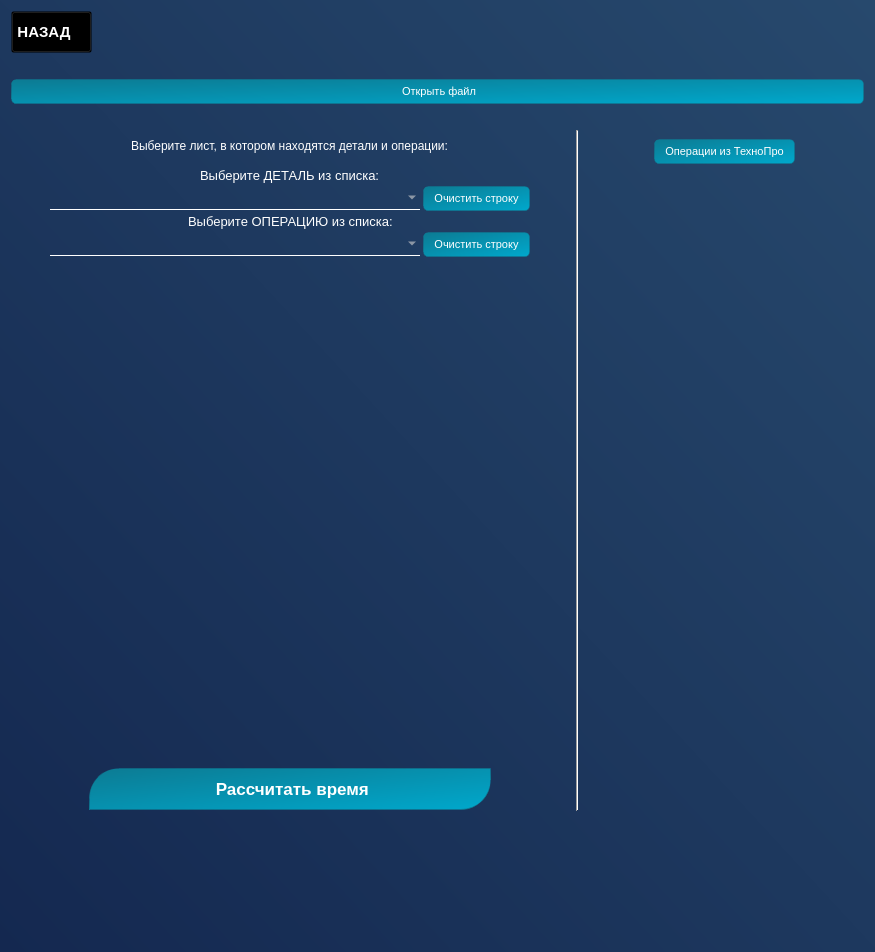
<?xml version="1.0" encoding="UTF-8"?>
<ui version="4.0">
 <class>PageNormirovanie</class>
 <widget class="QWidget" name="PageNormirovanie">
  <property name="geometry">
   <rect>
    <x>0</x>
    <y>0</y>
    <width>875</width>
    <height>952</height>
   </rect>
  </property>
  <property name="windowTitle">
   <string>Нормирование</string>
  </property>
  <property name="styleSheet">
   <string notr="true">color: white;
background-color: qlineargradient(spread:pad, x1:0, y1:1, x2:1, y2:0, stop:0 rgba(20, 40, 80, 255), stop:1 rgba(39, 73, 109, 255));
</string>
  </property>
  <layout class="QVBoxLayout" name="verticalLayout">
   <item>
    <layout class="QHBoxLayout" name="horizontalLayout_5">
     <property name="bottomMargin">
      <number>0</number>
     </property>
     <item alignment="Qt::AlignmentFlag::AlignLeft">
      <widget class="QPushButton" name="btn_home">
       <property name="font">
        <font>
         <pointsize>11</pointsize>
         <bold>true</bold>
        </font>
       </property>
       <property name="styleSheet">
        <string notr="true">QPushButton {
	border-bottom: 1px solid white;
	height: 30px;
	background-color: rgba(0,0,0,0);
	padding: 5 20 5 5

}
QPushButton:hover {
	border-radius: 10px;
	border: none;
	border-left: 1px solid rgb(58, 170, 255);
	background-color: qlineargradient(spread:pad, x1:1, y1:0.506, x2:0.517045, y2:0.528, stop:0.0340909 rgba(15, 109, 159, 0), stop:1 rgba(15, 109, 159, 64))
}
QPushButton:pressed {
	background-color: rgb(0, 53, 93)
}</string>
       </property>
       <property name="text">
        <string>НАЗАД</string>
       </property>
       <property name="icon">
        <iconset resource="res/res.qrc">
         <normaloff>:/icons/back2.png</normaloff>:/icons/back2.png</iconset>
       </property>
       <property name="iconSize">
        <size>
         <width>20</width>
         <height>20</height>
        </size>
       </property>
      </widget>
     </item>
    </layout>
   </item>
   <item alignment="Qt::AlignmentFlag::AlignHCenter">
    <widget class="QLabel" name="label">
     <property name="styleSheet">
      <string notr="true">background: none;</string>
     </property>
     <property name="text">
      <string/>
     </property>
    </widget>
   </item>
   <item>
    <widget class="QPushButton" name="btn_open_file">
     <property name="font">
      <font>
       <pointsize>-1</pointsize>
      </font>
     </property>
     <property name="styleSheet">
      <string notr="true">QPushButton {
	background:qlineargradient(spread:pad, x1:0, y1:0, x2:1, y2:1, stop:0 rgba(12, 123, 147, 255), stop:1 rgba(0, 168, 204, 255));
	border: none;
	font-size: 11px;
	padding: 5 10 5 10;
	border-radius: 5px;
	border: 1px solid qradialgradient(spread:pad, cx:0.506, cy:1, radius:1.147, fx:0.494318, fy:1, stop:0 rgba(12, 123, 147, 255), stop:1 rgba(255, 255, 255, 0));
}
QPushButton:hover {
	color: rgb(0, 168, 204);
	border-left: 1px solid rgb(10, 169, 255);
	border-right: 1px solid rgb(10, 169, 255);
	background-color: qlineargradient(spread:pad, x1:0, y1:0.477, x2:1, y2:0.518, stop:0 rgba(15, 109, 159, 64), stop:0.505682 rgba(15, 111, 149, 0), stop:1 rgba(15, 112, 139, 58));
}
QPushButton:pressed {
	background-color: rgb(0, 53, 93)
}
QPushButton:checked {
	background: qradialgradient(spread:pad, cx:0.5, cy:0.5, radius:0.5, fx:0.5, fy:0.5, stop:0 rgba(12, 123, 147, 177), stop:1 rgba(39, 73, 109, 255));
	color: rgb(0, 168, 204);
}</string>
     </property>
     <property name="text">
      <string> Открыть файл</string>
     </property>
     <property name="icon">
      <iconset resource="res/res.qrc">
       <normaloff>:/icons/read_excel.png</normaloff>:/icons/read_excel.png</iconset>
     </property>
    </widget>
   </item>
   <item alignment="Qt::AlignmentFlag::AlignHCenter">
    <widget class="QLabel" name="error_path">
     <property name="styleSheet">
      <string notr="true">background: none;</string>
     </property>
     <property name="text">
      <string/>
     </property>
    </widget>
   </item>
   <item>
    <layout class="QHBoxLayout" name="horizontalLayout_2">
     <property name="rightMargin">
      <number>0</number>
     </property>
     <property name="bottomMargin">
      <number>20</number>
     </property>
     <item>
      <widget class="QWidget" name="verticalWidget_3" native="true">
       <property name="sizePolicy">
        <sizepolicy hsizetype="Preferred" vsizetype="Preferred">
         <horstretch>2</horstretch>
         <verstretch>0</verstretch>
        </sizepolicy>
       </property>
       <property name="sizeIncrement">
        <size>
         <width>0</width>
         <height>0</height>
        </size>
       </property>
       <property name="styleSheet">
        <string notr="true">background: none;</string>
       </property>
       <layout class="QVBoxLayout" name="verticalLayout_2">
        <property name="bottomMargin">
         <number>1</number>
        </property>
        <item>
         <widget class="QWidget" name="widget_with_buttons" native="true">
          <layout class="QVBoxLayout" name="verticalLayout_4">
           <property name="leftMargin">
            <number>0</number>
           </property>
           <property name="topMargin">
            <number>0</number>
           </property>
           <property name="rightMargin">
            <number>0</number>
           </property>
           <property name="bottomMargin">
            <number>0</number>
           </property>
           <item alignment="Qt::AlignmentFlag::AlignHCenter">
            <widget class="QLabel" name="label_4">
             <property name="text">
              <string>Выберите лист, в котором находятся детали и операции:</string>
             </property>
            </widget>
           </item>
           <item>
            <layout class="QHBoxLayout" name="layout_with_buttons"/>
           </item>
          </layout>
         </widget>
        </item>
        <item>
         <widget class="QWidget" name="widget_with_details" native="true">
          <property name="styleSheet">
           <string notr="true">background: none;</string>
          </property>
          <layout class="QVBoxLayout" name="layout_with_details">
           <property name="spacing">
            <number>3</number>
           </property>
           <property name="bottomMargin">
            <number>0</number>
           </property>
           <item alignment="Qt::AlignmentFlag::AlignHCenter">
            <widget class="QLabel" name="label_2">
             <property name="font">
              <font>
               <pointsize>10</pointsize>
              </font>
             </property>
             <property name="text">
              <string>Выберите ДЕТАЛЬ из списка:</string>
             </property>
            </widget>
           </item>
           <item>
            <layout class="QHBoxLayout" name="horizontalLayout_3">
             <property name="bottomMargin">
              <number>0</number>
             </property>
             <item>
              <spacer name="horizontalSpacer">
               <property name="orientation">
                <enum>Qt::Orientation::Horizontal</enum>
               </property>
               <property name="sizeHint" stdset="0">
                <size>
                 <width>40</width>
                 <height>20</height>
                </size>
               </property>
              </spacer>
             </item>
             <item alignment="Qt::AlignmentFlag::AlignHCenter">
              <widget class="QComboBox" name="comboBox_details">
               <property name="minimumSize">
                <size>
                 <width>370</width>
                 <height>0</height>
                </size>
               </property>
               <property name="styleSheet">
                <string notr="true">QComboBox {
	padding: 3, 3, 3, 3;
	width: 60px;
	border: none;
	border-bottom: 1px solid white;
	background: rgba(255, 255, 255, 0);
	transition: color 0.3s ease;
	transition: border-bottom 0.4s ease;
	color: rgb(204, 204, 204);
	font-size: 10pt;
}
QComboBox:hover {
   color: rgb(167, 167, 167);
}

QComboBox::item {
	background: rgb(67, 67, 67);
	border-radius: none;
}

QComboBox QAbstractItemView {
	border-radius: none;
    background: qlineargradient(spread:pad, x1:0, y1:0, x2:1, y2:0, stop:0 rgb(58, 58, 58), stop:1 rgb(88, 88, 88));
	selection-border-radius: none;
	selection-border: none;
	border: none;
	border-radius: 0;
	outline: none;
}
QComboBox QAbstractItemView::item {
    min-height: 15px;
	width: 15px;
	border: none;
	border-radius: none;
}
QComboBox QAbstractItemView::item:hover {
	color:rgb(173, 173, 173);
	border-bottom: 1px solid white;
}

</string>
               </property>
               <property name="editable">
                <bool>true</bool>
               </property>
               <property name="currentText">
                <string/>
               </property>
               <property name="insertPolicy">
                <enum>QComboBox::InsertPolicy::NoInsert</enum>
               </property>
               <property name="placeholderText">
                <string>Выберите или введите...</string>
               </property>
              </widget>
             </item>
             <item>
              <widget class="QPushButton" name="btn_clear_details">
               <property name="styleSheet">
                <string notr="true">QPushButton {
	background:qlineargradient(spread:pad, x1:0, y1:0, x2:1, y2:1, stop:0 rgba(12, 123, 147, 255), stop:1 rgba(0, 168, 204, 255));
	border: none;
	font-size: 11px;
	padding: 5 10 5 10;
	border: 1px solid qradialgradient(spread:pad, cx:0.506, cy:1, radius:1.147, fx:0.494318, fy:1, stop:0 rgba(12, 123, 147, 255), stop:1 rgba(255, 255, 255, 0));
	border-radius: 5px;
}
QPushButton:hover {
	color: rgb(0, 168, 204);
	border-left: 1px solid rgb(10, 169, 255);
	border-right: 1px solid rgb(10, 169, 255);
	background-color: qlineargradient(spread:pad, x1:0, y1:0.477, x2:1, y2:0.518, stop:0 rgba(15, 109, 159, 64), stop:0.505682 rgba(15, 111, 149, 0), stop:1 rgba(15, 112, 139, 58));
}
QPushButton:pressed {
	background-color: rgb(0, 53, 93)
}
QPushButton:checked {
	background: qradialgradient(spread:pad, cx:0.5, cy:0.5, radius:0.5, fx:0.5, fy:0.5, stop:0 rgba(12, 123, 147, 177), stop:1 rgba(39, 73, 109, 255));
	color: rgb(0, 168, 204);
}</string>
               </property>
               <property name="text">
                <string>Очистить строку</string>
               </property>
               <property name="icon">
                <iconset resource="res/res.qrc">
                 <normaloff>:/icons/clear_string.png</normaloff>:/icons/clear_string.png</iconset>
               </property>
              </widget>
             </item>
             <item>
              <spacer name="horizontalSpacer_2">
               <property name="orientation">
                <enum>Qt::Orientation::Horizontal</enum>
               </property>
               <property name="sizeHint" stdset="0">
                <size>
                 <width>40</width>
                 <height>20</height>
                </size>
               </property>
              </spacer>
             </item>
            </layout>
           </item>
           <item alignment="Qt::AlignmentFlag::AlignHCenter">
            <widget class="QLabel" name="label_3">
             <property name="font">
              <font>
               <pointsize>10</pointsize>
              </font>
             </property>
             <property name="text">
              <string>Выберите ОПЕРАЦИЮ из списка:</string>
             </property>
            </widget>
           </item>
           <item>
            <layout class="QHBoxLayout" name="horizontalLayout_4">
             <property name="bottomMargin">
              <number>5</number>
             </property>
             <item>
              <spacer name="horizontalSpacer_3">
               <property name="orientation">
                <enum>Qt::Orientation::Horizontal</enum>
               </property>
               <property name="sizeHint" stdset="0">
                <size>
                 <width>40</width>
                 <height>20</height>
                </size>
               </property>
              </spacer>
             </item>
             <item alignment="Qt::AlignmentFlag::AlignHCenter">
              <widget class="QComboBox" name="comboBox_operations">
               <property name="minimumSize">
                <size>
                 <width>370</width>
                 <height>0</height>
                </size>
               </property>
               <property name="sizeIncrement">
                <size>
                 <width>0</width>
                 <height>0</height>
                </size>
               </property>
               <property name="styleSheet">
                <string notr="true">QComboBox {
	padding: 3, 3, 3, 3;
	width: 60px;
	border: none;
	border-bottom: 1px solid white;
	background: rgba(255, 255, 255, 0);
	transition: color 0.3s ease;
	transition: border-bottom 0.4s ease;
	color: rgb(204, 204, 204);
	font-size: 10pt;
}
QComboBox:hover {
   color: rgb(167, 167, 167);
}

QComboBox::item {
	background: rgb(67, 67, 67);
	border-radius: none;
}

QComboBox QAbstractItemView {
	border-radius: none;
    background: qlineargradient(spread:pad, x1:0, y1:0, x2:1, y2:0, stop:0 rgb(58, 58, 58), stop:1 rgb(88, 88, 88));
	selection-border-radius: none;
	selection-border: none;
	border: none;
	border-radius: 0;
	outline: none;
}
QComboBox QAbstractItemView::item {
    min-height: 15px;
	width: 15px;
	border: none;
	border-radius: none;
}
QComboBox QAbstractItemView::item:hover {
	color:rgb(173, 173, 173);
	border-bottom: 1px solid white;
}

</string>
               </property>
               <property name="editable">
                <bool>true</bool>
               </property>
               <property name="placeholderText">
                <string>Выберите или введите...</string>
               </property>
              </widget>
             </item>
             <item>
              <widget class="QPushButton" name="btn_clear_operations">
               <property name="styleSheet">
                <string notr="true">QPushButton {
	background:qlineargradient(spread:pad, x1:0, y1:0, x2:1, y2:1, stop:0 rgba(12, 123, 147, 255), stop:1 rgba(0, 168, 204, 255));
	border: none;
	font-size: 11px;
	padding: 5 10 5 10;
	border: 1px solid qradialgradient(spread:pad, cx:0.506, cy:1, radius:1.147, fx:0.494318, fy:1, stop:0 rgba(12, 123, 147, 255), stop:1 rgba(255, 255, 255, 0));
	border-radius: 5px;
}
QPushButton:hover {
	color: rgb(0, 168, 204);
	border-left: 1px solid rgb(10, 169, 255);
	border-right: 1px solid rgb(10, 169, 255);
	background-color: qlineargradient(spread:pad, x1:0, y1:0.477, x2:1, y2:0.518, stop:0 rgba(15, 109, 159, 64), stop:0.505682 rgba(15, 111, 149, 0), stop:1 rgba(15, 112, 139, 58));
}
QPushButton:pressed {
	background-color: rgb(0, 53, 93)
}
QPushButton:checked {
	background: qradialgradient(spread:pad, cx:0.5, cy:0.5, radius:0.5, fx:0.5, fy:0.5, stop:0 rgba(12, 123, 147, 177), stop:1 rgba(39, 73, 109, 255));
	color: rgb(0, 168, 204);
}</string>
               </property>
               <property name="text">
                <string>Очистить строку</string>
               </property>
               <property name="icon">
                <iconset resource="res/res.qrc">
                 <normaloff>:/icons/clear_string.png</normaloff>:/icons/clear_string.png</iconset>
               </property>
              </widget>
             </item>
             <item>
              <spacer name="horizontalSpacer_4">
               <property name="orientation">
                <enum>Qt::Orientation::Horizontal</enum>
               </property>
               <property name="sizeHint" stdset="0">
                <size>
                 <width>40</width>
                 <height>20</height>
                </size>
               </property>
              </spacer>
             </item>
            </layout>
           </item>
           <item>
            <widget class="QScrollArea" name="scrollArea">
             <property name="minimumSize">
              <size>
               <width>0</width>
               <height>500</height>
              </size>
             </property>
             <property name="styleSheet">
              <string notr="true">/* Сам контейнер — прозрачный */
QScrollArea {
    background: transparent;
    border: none;
}

/* Viewport (область содержимого) — тоже прозрачный */
QAbstractScrollArea::viewport {
    background: transparent;
}

/* Скроллбары (опционально, если нужны) */
QScrollBar:vertical {
    background: transparent;
    width: 10px;
}

QScrollBar::handle:vertical {
    background: rgba(0, 0, 0, 0.3);
    border-radius: 5px;
    min-height: 30px;
}

QScrollBar::handle:vertical:hover {
    background: rgba(0, 0, 0, 0.5);
}

QScrollBar::add-line:vertical, QScrollBar::sub-line:vertical {
    height: 0;
}

QScrollBar::add-page:vertical, QScrollBar::sub-page:vertical {
    background: none;
}</string>
             </property>
             <property name="widgetResizable">
              <bool>true</bool>
             </property>
             <widget class="QWidget" name="scrollAreaWidgetContents">
              <property name="geometry">
               <rect>
                <x>0</x>
                <y>0</y>
                <width>524</width>
                <height>500</height>
               </rect>
              </property>
              <property name="styleSheet">
               <string notr="true">background: rgba(255, 29, 29, 0);</string>
              </property>
              <layout class="QVBoxLayout" name="layout_234">
               <item>
                <layout class="QVBoxLayout" name="layout_widgets"/>
               </item>
              </layout>
             </widget>
            </widget>
           </item>
           <item alignment="Qt::AlignmentFlag::AlignHCenter">
            <widget class="QPushButton" name="pushButton_calc_result">
             <property name="font">
              <font>
               <pointsize>-1</pointsize>
               <bold>true</bold>
              </font>
             </property>
             <property name="styleSheet">
              <string notr="true">QWidget {
	background: none;
}
QPushButton {
	background:qlineargradient(spread:pad, x1:0, y1:0, x2:1, y2:1, stop:0 rgba(12, 123, 147, 255), stop:1 rgba(0, 168, 204, 255));
	border: none;
	height: 30px;	
	width: 400px;
	font-size: 17px;
	padding: 5 0 5 0;
	border-bottom-right-radius: 30px;
	border-top-left-radius: 30px;
	border: 1px solid qradialgradient(spread:pad, cx:0.506, cy:1, radius:1.147, fx:0.494318, fy:1, stop:0 rgba(12, 123, 147, 255), stop:1 rgba(255, 255, 255, 0));
}
QPushButton:hover {
	color: rgb(0, 168, 204);
	border-left: 1px solid rgb(10, 169, 255);
	border-right: 1px solid rgb(10, 169, 255);
	background-color: qlineargradient(spread:pad, x1:0, y1:0.477, x2:1, y2:0.518, stop:0 rgba(15, 109, 159, 64), stop:0.505682 rgba(15, 111, 149, 0), stop:1 rgba(15, 112, 139, 58));
}
QPushButton:pressed {
	background-color: rgb(0, 53, 93)
}</string>
             </property>
             <property name="text">
              <string> Рассчитать время</string>
             </property>
             <property name="icon">
              <iconset resource="res/res.qrc">
               <normaloff>:/icons/time.png</normaloff>:/icons/time.png</iconset>
             </property>
             <property name="iconSize">
              <size>
               <width>30</width>
               <height>30</height>
              </size>
             </property>
             <property name="shortcut">
              <string>Ctrl+R</string>
             </property>
            </widget>
           </item>
          </layout>
         </widget>
        </item>
       </layout>
      </widget>
     </item>
     <item>
      <widget class="Line" name="line">
       <property name="orientation">
        <enum>Qt::Orientation::Vertical</enum>
       </property>
      </widget>
     </item>
     <item>
      <widget class="QWidget" name="find_operations" native="true">
       <property name="sizePolicy">
        <sizepolicy hsizetype="Preferred" vsizetype="Preferred">
         <horstretch>1</horstretch>
         <verstretch>0</verstretch>
        </sizepolicy>
       </property>
       <property name="styleSheet">
        <string notr="true">background: none;</string>
       </property>
       <layout class="QVBoxLayout" name="verticalLayout_3">
        <item alignment="Qt::AlignmentFlag::AlignHCenter">
         <widget class="QPushButton" name="pushButton_show_btn_operations">
          <property name="styleSheet">
           <string notr="true">QPushButton {
	background:qlineargradient(spread:pad, x1:0, y1:0, x2:1, y2:1, stop:0 rgba(12, 123, 147, 255), stop:1 rgba(0, 168, 204, 255));
	border: none;
	font-size: 11px;
	padding: 5 10 5 10;
	border-radius: 5px;
	border: 1px solid qradialgradient(spread:pad, cx:0.506, cy:1, radius:1.147, fx:0.494318, fy:1, stop:0 rgba(12, 123, 147, 255), stop:1 rgba(255, 255, 255, 0));
}
QPushButton:hover {
	color: rgb(0, 168, 204);
	border-left: 1px solid rgb(10, 169, 255);
	border-right: 1px solid rgb(10, 169, 255);
	background-color: qlineargradient(spread:pad, x1:0, y1:0.477, x2:1, y2:0.518, stop:0 rgba(15, 109, 159, 64), stop:0.505682 rgba(15, 111, 149, 0), stop:1 rgba(15, 112, 139, 58));
}
QPushButton:pressed {
	background-color: rgb(0, 53, 93)
}
QPushButton:checked {
	background: qradialgradient(spread:pad, cx:0.5, cy:0.5, radius:0.5, fx:0.5, fy:0.5, stop:0 rgba(12, 123, 147, 177), stop:1 rgba(39, 73, 109, 255));
	color: rgb(0, 168, 204);
}</string>
          </property>
          <property name="text">
           <string>Операции из ТехноПро</string>
          </property>
          <property name="icon">
           <iconset resource="res/res.qrc">
            <normaloff>:/icons/operations_tehno.png</normaloff>:/icons/operations_tehno.png</iconset>
          </property>
         </widget>
        </item>
        <item>
         <layout class="QVBoxLayout" name="layout_buttons_tehno_pro">
          <property name="spacing">
           <number>2</number>
          </property>
         </layout>
        </item>
        <item>
         <spacer name="verticalSpacer_2">
          <property name="orientation">
           <enum>Qt::Orientation::Vertical</enum>
          </property>
          <property name="sizeHint" stdset="0">
           <size>
            <width>20</width>
            <height>40</height>
           </size>
          </property>
         </spacer>
        </item>
       </layout>
      </widget>
     </item>
    </layout>
   </item>
   <item>
    <spacer name="verticalSpacer_3">
     <property name="orientation">
      <enum>Qt::Orientation::Vertical</enum>
     </property>
     <property name="sizeHint" stdset="0">
      <size>
       <width>20</width>
       <height>40</height>
      </size>
     </property>
    </spacer>
   </item>
   <item>
    <widget class="QPlainTextEdit" name="plainTextEdit_log">
     <property name="maximumSize">
      <size>
       <width>16777215</width>
       <height>200</height>
      </size>
     </property>
     <property name="font">
      <font>
       <family>Segoe UI Light</family>
      </font>
     </property>
     <property name="styleSheet">
      <string notr="true">background: rgba(255, 255, 255,0);
border: none;</string>
     </property>
     <property name="frameShape">
      <enum>QFrame::Shape::StyledPanel</enum>
     </property>
     <property name="frameShadow">
      <enum>QFrame::Shadow::Sunken</enum>
     </property>
     <property name="readOnly">
      <bool>true</bool>
     </property>
     <property name="plainText">
      <string/>
     </property>
     <property name="tabStopDistance">
      <double>80.000000000000000</double>
     </property>
     <property name="backgroundVisible">
      <bool>false</bool>
     </property>
    </widget>
   </item>
  </layout>
 </widget>
 <resources>
  <include location="res/res.qrc"/>
 </resources>
 <connections/>
</ui>
